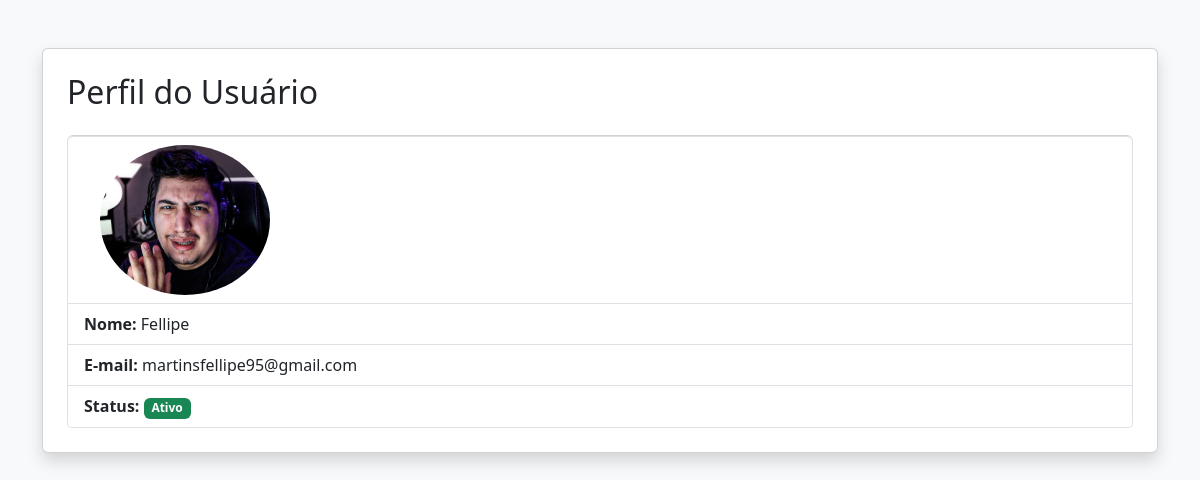
Before: /User_Page/1/ (signed in) with the older database file.
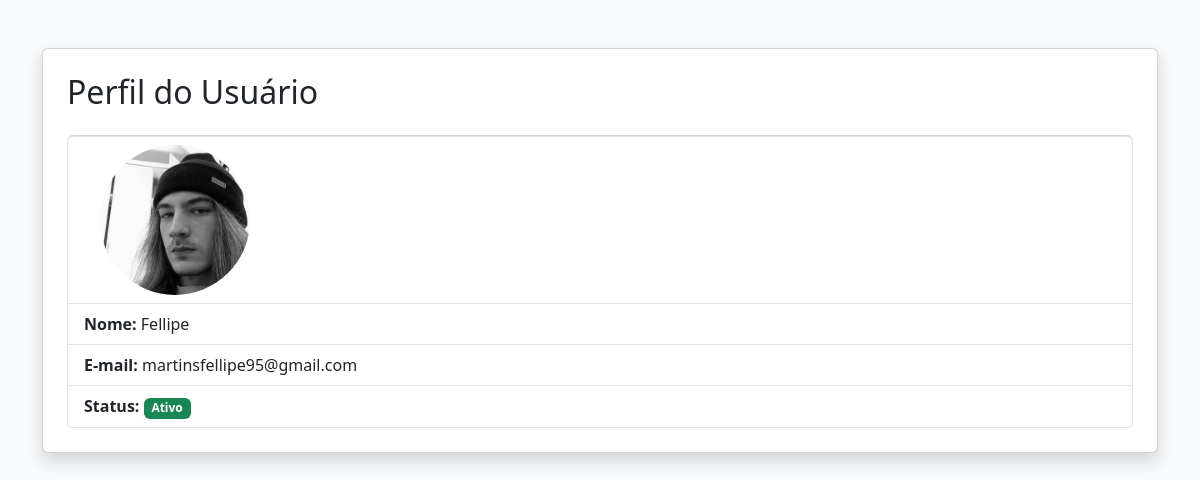
After: the same page with the newer database file.
### Users/models.py (models this page shows, shortened)
class User(models.Model):
    name = models.CharField(max_length=100)
    mail = models.CharField(max_length=100)
    picture = models.ImageField(null=True,blank=True, upload_to="imagens/")
    password = models.CharField(max_length=16)
    ativo = models.BooleanField(default=True)

### Users/models.py (the view)
    def wrapper(request, *args, **kwargs):
        if 'user_id' not in request.session:
            return redirect('Login')
        return view_func(request, *args, **kwargs)

### Users/models.py (called while the page is built)
def custom_login_required(view_func):
    def wrapper(request, *args, **kwargs):
        if 'user_id' not in request.session:
            return redirect('Login')
        return view_func(request, *args, **kwargs)
    return wrapper

### Users/views.py (called while the page is built)
@custom_login_required
def User_Page(request,Id):
    user = User.objects.get(id=Id)
    return render(request,"Users/User_Page.html",{"user":user})

### Users/templates/Users/User_Page.html (shortened to what this page needs)
{% load static %}
<!DOCTYPE html>
<html lang="pt-br">
<head>
    <link href="https://cdn.jsdelivr.net/npm/bootstrap@5.3.0/dist/css/bootstrap.min.css" rel="stylesheet">
</head>
<body class="bg-light">
<div class="container mt-5">
    <div class="card shadow p-4">
        <h2 class="mb-4">Perfil do Usuário</h2>
        <ul class="list-group">
            <li class="list-group-item">
                {% if user.picture %}
                <img src="{{ user.picture.url }}" alt="User" style="height: 150px;" class="rounded-circle ms-3">
                {% else %}
                    <img src="{% static 'images/default.png' %}" alt="User" style="height: 150px;" class="rounded-circle ms-3">
                {% endif %}
            </li>
            <li class="list-group-item"><strong>Nome:</strong> {{ user.name }}</li>
            <li class="list-group-item"><strong>E-mail:</strong> {{ user.mail }}</li>
            <li class="list-group-item"><strong>Status:</strong>
                {% if user.ativo %}
                    <span class="badge bg-success">Ativo</span>
                {% else %}
                    <span class="badge bg-secondary">Inativo</span>
                {% endif %}
            </li>
        </ul>
    </div>
</div>
</body>
</html>

Changed rows visible on the page:
changed User "Fellipe": picture: a different picture
